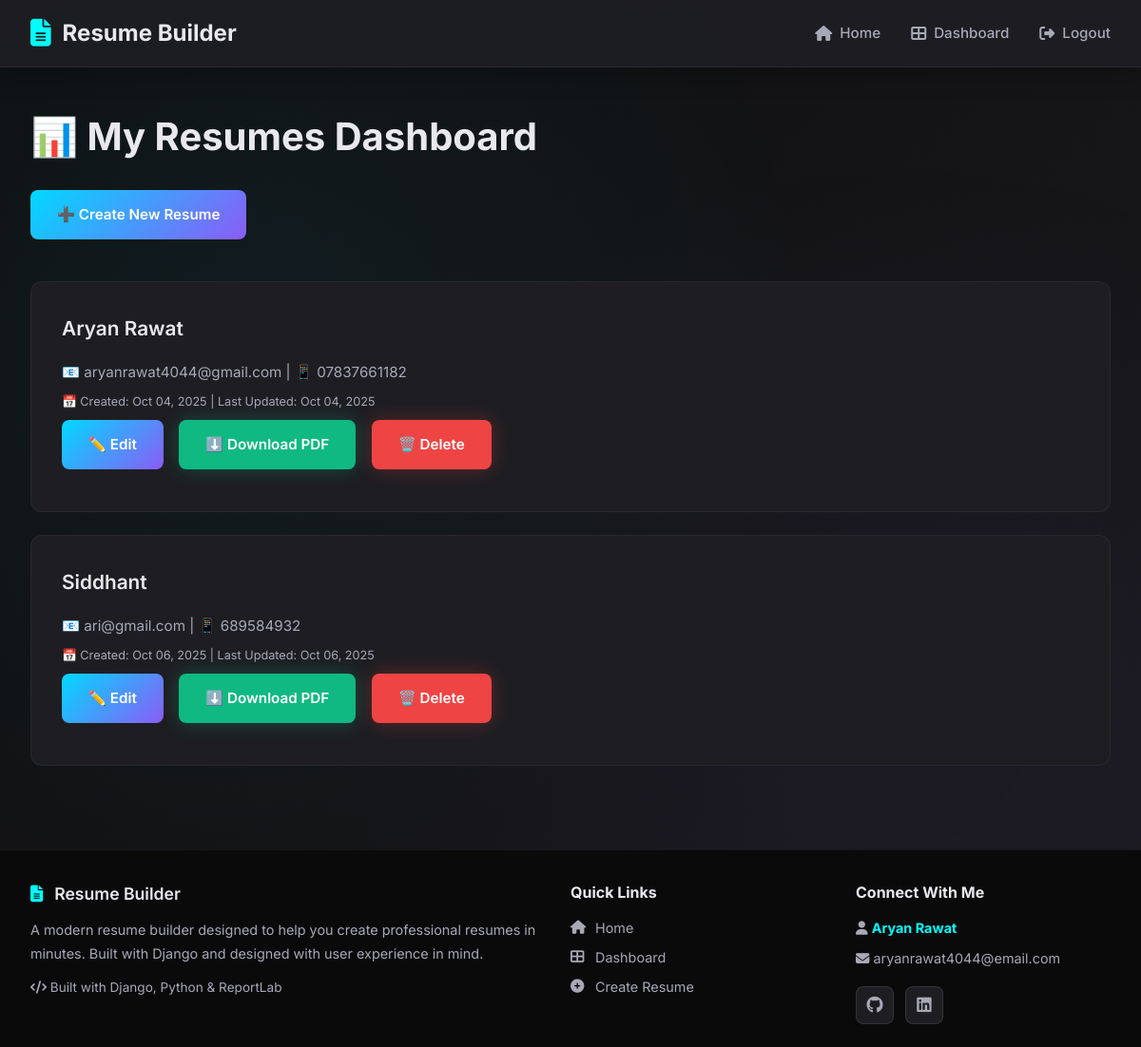
Page /dashboard/ (signed in) on the earlier database version.
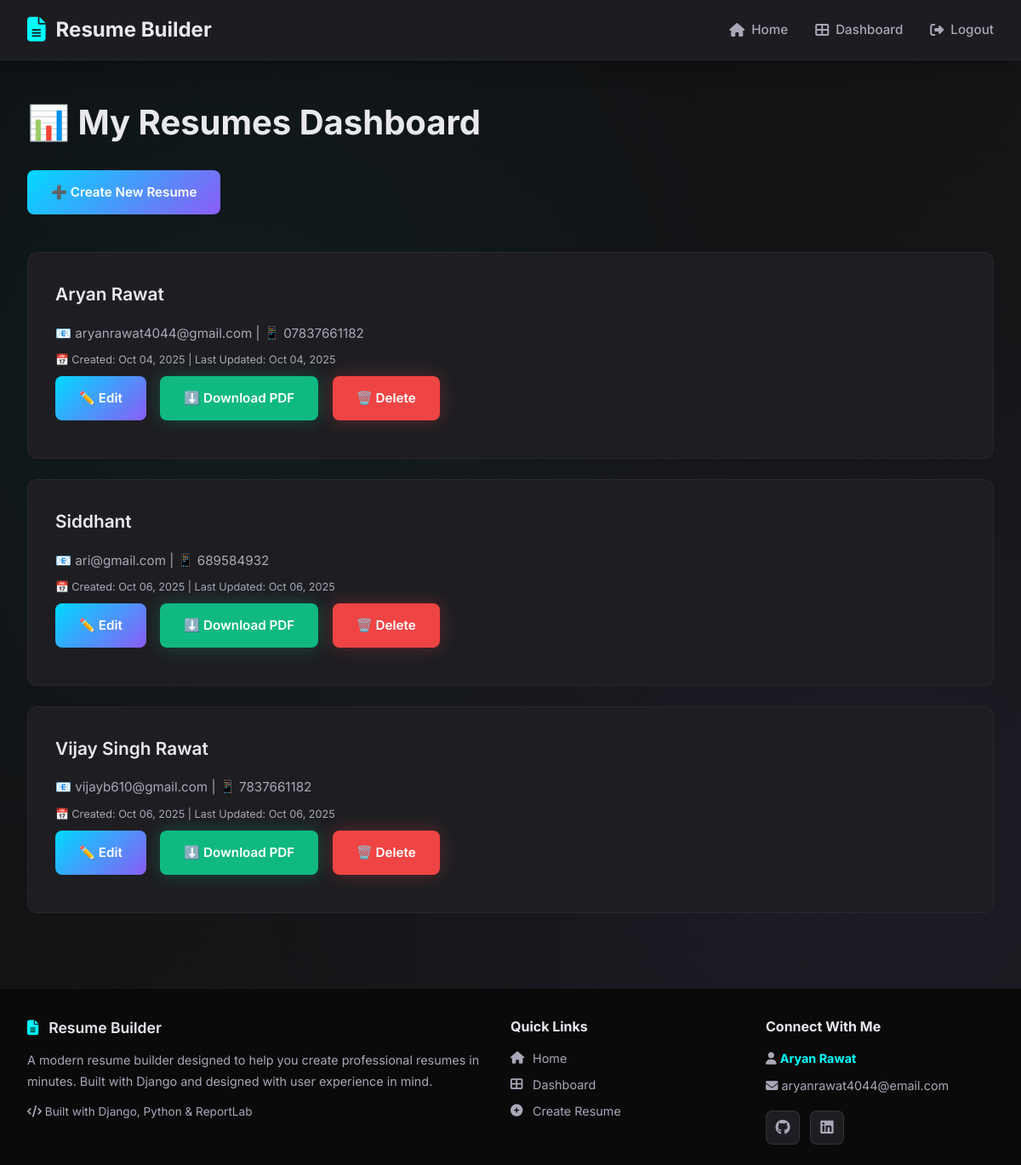
Same page on the later database version.
### resumes/models.py (models this page shows, shortened)
class Resume(models.Model):
    user = models.ForeignKey(User, on_delete=models.CASCADE)
    full_name = models.CharField(max_length=200)
    email = models.EmailField()
    phone = models.CharField(max_length=20)
    address = models.TextField()
    summary = models.TextField(blank=True)
    created_at = models.DateTimeField(auto_now_add=True)
    updated_at = models.DateTimeField(auto_now=True)

### resumes/views.py (the view)
# urls.py: path('dashboard/', views.dashboard, name='dashboard'),
@login_required
def dashboard(request):
    resumes = Resume.objects.filter(user=request.user)
    return render(request, 'resumes/dashboard.html', {'resumes': resumes})

### resumes/templates/resumes/dashboard.html (shortened to what this page needs)
{% extends 'resumes/base.html' %}
{% block content %}
<h1>📊 My Resumes Dashboard</h1>
<a href="{% url 'create_resume' %}" class="btn">➕ Create New Resume</a>
<div style="margin-top: 2rem;">
    {% if resumes %}
        {% for resume in resumes %}
        <div class="resume-card">
            <h3>{{ resume.full_name }}</h3>
            <p>📧 {{ resume.email }} | 📱 {{ resume.phone }}</p>
            <p><small>📅 Created: {{ resume.created_at|date:"M d, Y" }} | Last Updated: {{ resume.updated_at|date:"M d, Y" }}</small></p>
            <a href="{% url 'edit_resume' resume.id %}" class="btn">✏️ Edit</a>
            <a href="{% url 'download_resume' resume.id %}" class="btn btn-success">⬇️ Download PDF</a>
            <a href="{% url 'delete_resume' resume.id %}" class="btn btn-danger" onclick="return confirm('Are you sure you want to delete this resume?')">🗑️ Delete</a>
        </div>
        {% endfor %}
    {% else %}
        <div style="text-align: center; padding: 3rem; background: #f9f9f9; border-radius: 10px;">
            <p style="font-size: 1.2rem; color: #666; margin-bottom: 1rem;">No resumes yet. Create your first resume!</p>
            <a href="{% url 'create_resume' %}" class="btn">Create Resume</a>
        </div>
    {% endif %}
</div>
{% endblock %}

### resumes/templates/resumes/base.html (shortened to what this page needs)
{% load static %}
<!DOCTYPE html>
<html lang="en">
<head>
    <link rel="stylesheet" href="https://cdnjs.cloudflare.com/ajax/libs/font-awesome/6.4.0/css/all.min.css">
</head>
<body>
    <nav>
        <div class="nav-container">
            <a href="{% url 'home' %}" class="logo">
                <i class="fas fa-file-alt"></i>
                <span>Resume Builder</span>
            </a>
            <ul class="nav-links">
                <li><a href="{% url 'home' %}"><i class="fas fa-home"></i> Home</a></li>
                {% if user.is_authenticated %}
                    <li><a href="{% url 'dashboard' %}"><i class="fas fa-th-large"></i> Dashboard</a></li>
                    <li><a href="{% url 'logout' %}"><i class="fas fa-sign-out-alt"></i> Logout</a></li>
                {% else %}
                    <li><a href="{% url 'login' %}"><i class="fas fa-sign-in-alt"></i> Login</a></li>
                    <li><a href="{% url 'signup' %}"><i class="fas fa-user-plus"></i> Sign Up</a></li>
                {% endif %}
            </ul>
        </div>
    </nav>
    <main>
        <div class="container">
            {% block content %}{% endblock %}
        </div>
    </main>
    <footer>
        <div class="footer-container">
            <div class="footer-about">
                <h3><i class="fas fa-file-alt"></i> Resume Builder</h3>
                <p>
                    A modern resume builder designed to help you create professional resumes in minutes.
                    Built with Django and designed with user experience in mind.
                </p>
                <p style="font-size: 0.85rem;">
                    <i class="fas fa-code"></i> Built with Django, Python & ReportLab
                </p>
            </div>
            <div class="footer-links">
                <h4>Quick Links</h4>
                <ul>
                    <li><a href="{% url 'home' %}"><i class="fas fa-home"></i> Home</a></li>
                    {% if user.is_authenticated %}
                        <li><a href="{% url 'dashboard' %}"><i class="fas fa-th-large"></i> Dashboard</a></li>
                        <li><a href="{% url 'create_resume' %}"><i class="fas fa-plus-circle"></i> Create Resume</a></li>
                    {% else %}
                        <li><a href="{% url 'signup' %}"><i class="fas fa-user-plus"></i> Sign Up</a></li>
                        <li><a href="{% url 'login' %}"><i class="fas fa-sign-in-alt"></i> Login</a></li>
                    {% endif %}
                </ul>
            </div>
            <div class="footer-contact">
                <h4>Connect With Me</h4>
                <p style="margin-bottom: 0.5rem;">
                    <i class="fas fa-user"></i> <strong style="color: var(--accent-cyan);">Aryan Rawat</strong>
                </p>
                <p style="margin-bottom: 0.5rem;">
                    <i class="fas fa-envelope"></i> aryanrawat4044@email.com
                </p>
                <div class="social-links">
                    <a href="https://github.com/avirawat1303" target="_blank" title="GitHub">
                        <i class="fab fa-github"></i>
                    </a>
                    <a href="https://www.linkedin.com/in/aryan-rawat-0a253b260/" target="_blank" title="LinkedIn">
                        <i class="fab fa-linkedin"></i>
                    </a>
                </div>
            </div>
        </div>
</body>
</html>

Differences in the rows shown:
added Resume: full_name "Vijay Singh Rawat", email "vijayb610@gmail.com", phone "7837661182", created_at "Oct 06, 2025", updated_at "Oct 06, 2025"
